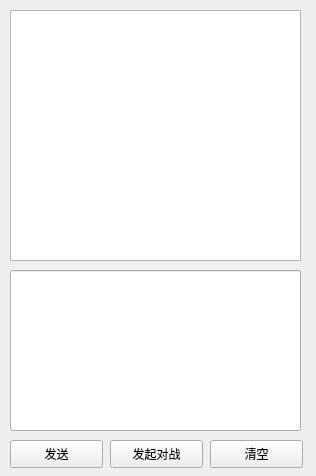
<?xml version="1.0" encoding="UTF-8"?>
<ui version="4.0">
 <class>TalkInfo</class>
 <widget class="QWidget" name="TalkInfo">
  <property name="geometry">
   <rect>
    <x>0</x>
    <y>0</y>
    <width>316</width>
    <height>476</height>
   </rect>
  </property>
  <property name="windowTitle">
   <string>Form</string>
  </property>
  <widget class="QTextBrowser" name="TalkInfoMsg">
   <property name="geometry">
    <rect>
     <x>10</x>
     <y>10</y>
     <width>291</width>
     <height>251</height>
    </rect>
   </property>
  </widget>
  <widget class="QPushButton" name="SendInfo">
   <property name="geometry">
    <rect>
     <x>10</x>
     <y>440</y>
     <width>93</width>
     <height>28</height>
    </rect>
   </property>
   <property name="text">
    <string>发送</string>
   </property>
  </widget>
  <widget class="QPushButton" name="ClearInfo">
   <property name="geometry">
    <rect>
     <x>210</x>
     <y>440</y>
     <width>93</width>
     <height>28</height>
    </rect>
   </property>
   <property name="text">
    <string>清空</string>
   </property>
  </widget>
  <widget class="QLineEdit" name="lineEdit">
   <property name="geometry">
    <rect>
     <x>10</x>
     <y>270</y>
     <width>291</width>
     <height>161</height>
    </rect>
   </property>
  </widget>
  <widget class="QPushButton" name="PlayWithFriend">
   <property name="geometry">
    <rect>
     <x>110</x>
     <y>440</y>
     <width>93</width>
     <height>28</height>
    </rect>
   </property>
   <property name="text">
    <string>发起对战</string>
   </property>
  </widget>
 </widget>
 <resources/>
 <connections/>
</ui>
